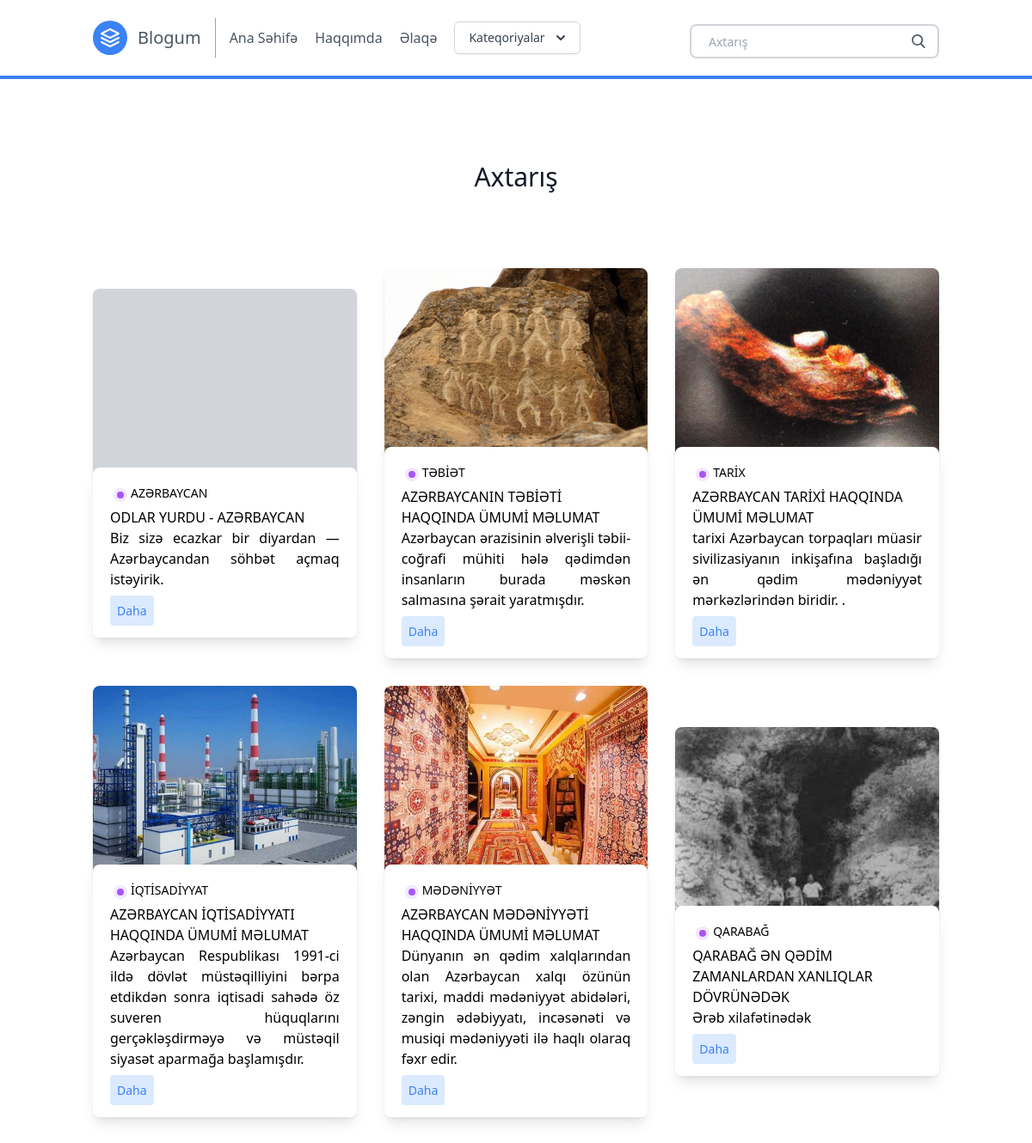
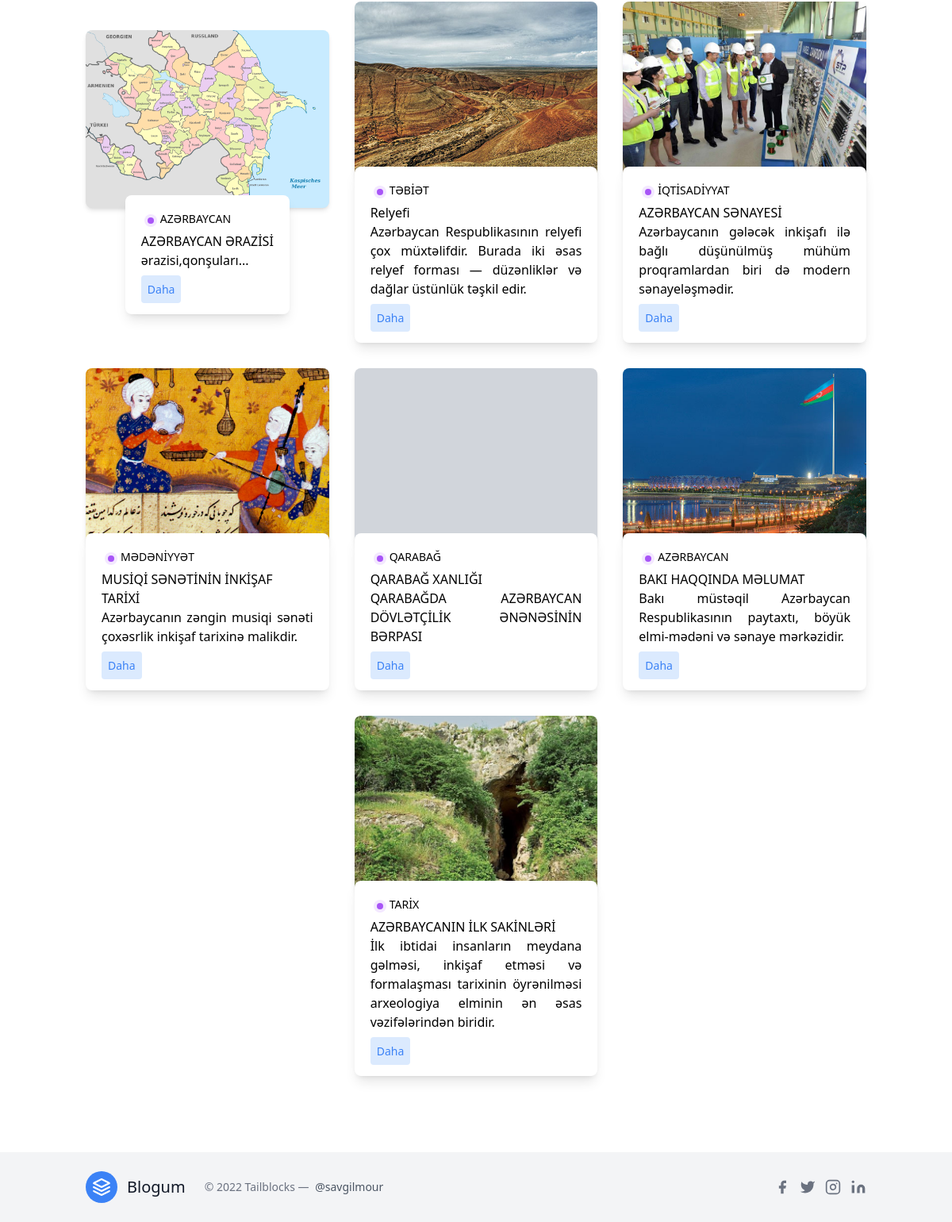
The app's page /search/ with its own data (2 pictures, top to bottom).
### posts/models.py (models this page shows, shortened)
class Post(models.Model):
    title = models.CharField(max_length=100)
    slug = models.SlugField()
    overview = models.TextField()
    timestamp = models.DateTimeField(auto_now_add=True)
    content = models.TextField()
    author = models.ForeignKey(Author, on_delete=models.CASCADE)
    thumbnail = models.ImageField()
    categories = models.ManyToManyField(Category)
    featured = models.BooleanField()
    tags = TaggableManager()

class Category(models.Model):
    title = models.CharField(max_length=20)
    subtitle = models.CharField(max_length=20)
    slug = models.SlugField()
    thumbnail = models.ImageField()

### posts/views.py (the view)
# urls.py: path('search/', search, name = 'search'),
def search(request):
    queryset = Post.objects.all()
    query = request.GET.get('q')
    if query:
        queryset = queryset.filter(
            Q(title__icontains=query) |
            Q(overview__icontains=query)
        ).distinct()
    context = {
        'object_list': queryset
    }
    return render(request, 'search_bar.html', context)

### posts/templatetags/markdown_extras.py (called while the page is built)
@register.simple_tag
def get_categories():
    return Category.objects.all()[0:3]

### templates/search_bar.html
{% extends 'base.html' %}
{% block content %}
<section class="blog text-grey-700 body-font">
    <div class="container px-5 py-24 mx-auto">
      <div class="flex flex-wrap w-full mb-20 flex-col items-center text-center">
        <h1 class="sm:text-3xl text-2xl font-medium title-font mb-2 text-gray-900">
          Axtarış</h1>
      </div>
      <div class="flex flex-wrap sm:-m-4 -mx-4 -mb-10 -mt-4">
        {% for obj in object_list %}
        <div class="p-4 md:w-1/3 md:mb-0 mb-6 flex flex-col justify-center items-center max-w-sm mx-auto">
        <div class="bg-gray-300 h-56 w-full rounded-lg shadow-md bg-cover bg-center" style="background-image: url('{{obj.thumbnail.url}}')"></div>>
          <div class=" w-70 bg-white -mt-10 shadow-lg rounded-lg overflow-hidden p-5">
            <div class="header-content inline-flex ">
              <div class="category-badge flex-1  h-4 w-4 m rounded-full m-1 bg-purple-100">
                <div class="h-2 w-2 rounded-full m-1 bg-purple-500 " ></div>
              </div>
              {% for category in obj.categories.all %}
              <div class="category-title flex-1 text-sm">
                {{ category.title }}
              </div>
              {% endfor %}
            </div>
              <div class="title-post font-medium">
              {{ obj.title }}
              </div>
              <div class="summary-post text-base text-justify">
                {{ obj.overview }}
              </div>
              <div class="mt-3">
              <a href="{% url 'post' obj.slug %}" class="bg-blue-100 text-blue-500 rounded p-2 text-sm ">
                Daha
              </a>
            </div>
          </div>
        </div>
        {% endfor %}
      </div>
    </div>
</section>
{% endblock %}

### records on screen
Post: title "ODLAR YURDU - AZƏRBAYCAN", overview "Biz sizə ecazkar bir diyardan — Azərbaycandan söhbət açmaq istəyirik."
Category: title "AZƏRBAYCAN"
Post: thumbnail (picture), title "AZƏRBAYCANIN TƏBİƏTİ HAQQINDA ÜMUMİ MƏLUMAT", overview "Azərbaycan ərazisinin əlverişli təbii-coğrafi mühiti hələ qədimdən insanların burada məskən salmasına şərait yaratmışdır."
Category: title "TƏBİƏT"
Post: thumbnail (picture), title "AZƏRBAYCAN TARİXİ HAQQINDA ÜMUMİ MƏLUMAT", overview "tarixi Azərbaycan torpaqları müasir sivilizasiyanın inkişafına başladığı ən qədim mədəniyyət mərkəzlərindən biridir. ."
Category: title "TARİX"
Post: thumbnail (picture), title "AZƏRBAYCAN İQTİSADİYYATI HAQQINDA ÜMUMİ MƏLUMAT", overview "Azərbaycan Respublikası 1991-ci ildə dövlət müstəqilliyini bərpa etdikdən sonra iqtisadi sahədə öz suveren hüquqlarını gerçəkləşdirməyə və müstəqil siyasət aparmağa başlamışdır."
Category: title "İQTİSADİYYAT"
Post: thumbnail (picture), title "AZƏRBAYCAN MƏDƏNİYYƏTİ HAQQINDA ÜMUMİ MƏLUMAT", overview "Dünyanın ən qədim xalqlarından olan Azərbaycan xalqı özünün tarixi, maddi mədəniyyət abidələri, zəngin ədəbiyyatı, incəsənəti və musiqi mədəniyyəti ilə haqlı olaraq fəxr edir."
Category: title "MƏDƏNİYYƏT"
Post: thumbnail (picture), title "QARABAĞ ƏN QƏDİM ZAMANLARDAN XANLIQLAR DÖVRÜNƏDƏK", overview "Ərəb xilafətinədək"
Category: title "QARABAĞ"
Post: thumbnail (picture), title "AZƏRBAYCAN ƏRAZİSİ", overview "ərazisi,qonşuları..."
Post: thumbnail (picture), title "Relyefi", overview "Azərbaycan Respublikasının relyefi çox müxtəlifdir. Burada iki əsas relyef forması — düzənliklər və dağlar üstünlük təşkil edir."
Post: thumbnail (picture), title "AZƏRBAYCAN SƏNAYESİ", overview "Azərbaycanın gələcək inkişafı ilə bağlı düşünülmüş mühüm proqramlardan biri də modern sənayeləşmədir."
Post: thumbnail (picture), title "MUSİQİ SƏNƏTİNİN İNKİŞAF TARİXİ", overview "Azərbaycanın zəngin musiqi sənəti çoxəsrlik inkişaf tarixinə malikdir."
Post: title "QARABAĞ XANLIĞI", overview "QARABAĞDA AZƏRBAYCAN DÖVLƏTÇİLİK ƏNƏNƏSİNİN BƏRPASI"
Post: thumbnail (picture), title "BAKI HAQQINDA MƏLUMAT", overview "Bakı müstəqil Azərbaycan Respublikasının paytaxtı, böyük elmi-mədəni və sənaye mərkəzidir."
Post: thumbnail (picture), title "AZƏRBAYCANIN İLK SAKİNLƏRİ", overview "İlk ibtidai insanların meydana gəlməsi, inkişaf etməsi və formalaşması tarixinin öyrənilməsi arxeologiya elminin ən əsas vəzifələrindən biridir."
